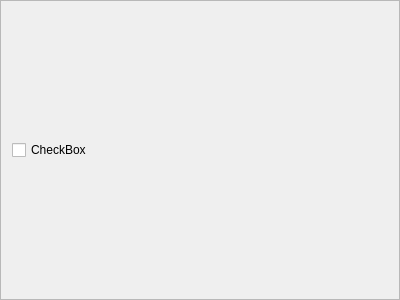
<?xml version="1.0" encoding="UTF-8"?>
<ui version="4.0">
 <class>ItemTab</class>
 <widget class="QFrame" name="ItemTab">
  <property name="geometry">
   <rect>
    <x>0</x>
    <y>0</y>
    <width>400</width>
    <height>300</height>
   </rect>
  </property>
  <property name="windowTitle">
   <string>Frame</string>
  </property>
  <property name="frameShape">
   <enum>QFrame::StyledPanel</enum>
  </property>
  <property name="frameShadow">
   <enum>QFrame::Raised</enum>
  </property>
  <layout class="QGridLayout" name="gridLayout">
   <item row="0" column="0">
    <widget class="QCheckBox" name="checkBox">
     <property name="text">
      <string>CheckBox</string>
     </property>
    </widget>
   </item>
  </layout>
 </widget>
 <resources/>
 <connections/>
</ui>
